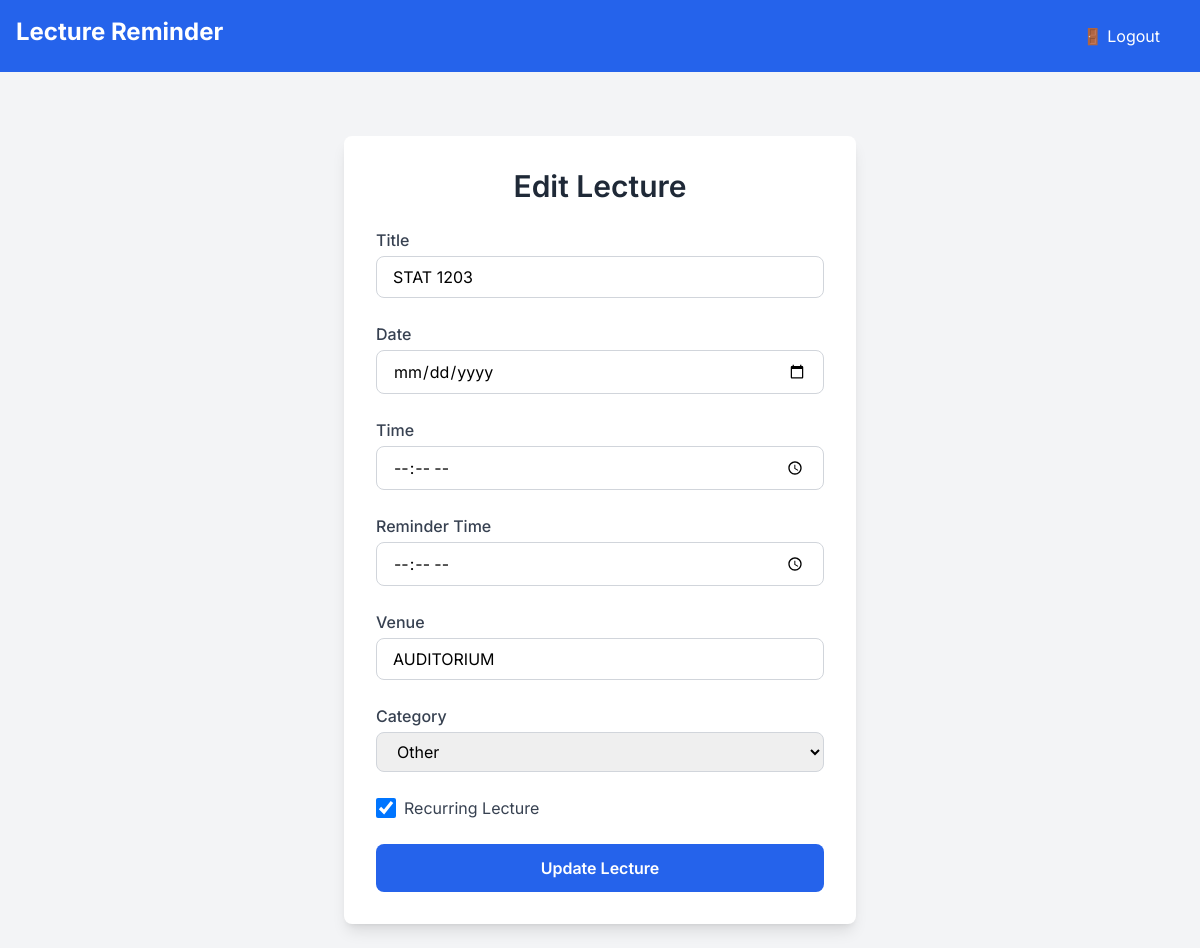
The page /edit/5/ (signed in) on the database its author committed.
### reminder/models.py (models this page shows, shortened)
class Lecture(models.Model):
    CATEGORY_CHOICES = [
        ("math", "Mathematics"),
        ("science", "Science"),
        ("programming", "Programming"),
        ("education", "Education"),
        ("other", "Other"),
    ]
    RECURRING_CHOICES = [
        ('none', 'Does not repeat'),
        ('daily', 'Daily'),
        ('weekly', 'Weekly'),
        ('monthly', 'Monthly'),
    ]
    user = models.ForeignKey(User, on_delete=models.CASCADE)
    title = models.CharField(max_length=200)
    date = models.DateField()
    time = models.TimeField()
    venue = models.CharField(max_length=200, help_text="Lecture Venue")
    reminder_time = models.TimeField(null=True, blank=True)
    is_recurring = models.BooleanField(default=False)
    category = models.CharField(max_length=50, choices=CATEGORY_CHOICES, default="other")
    recurrence = models.CharField(max_length=10, choices=RECURRING_CHOICES, default='none')
    created_at = models.DateTimeField(auto_now_add=True)

### reminder/views.py (the view)
# urls.py: path('edit/<int:pk>/', views.edit_lecture, name='edit_lecture'),
@login_required
def edit_lecture(request, pk):
    lecture = get_object_or_404(Lecture, id=pk, user=request.user)
    if request.method == "POST":
        form = LectureForm(request.POST, instance=lecture)
        if form.is_valid():
            form.save()
            messages.success(request, "Lecture updated successfully!")
            return redirect("dashboard")
    else:
        form = LectureForm(instance=lecture)  # Pre-fill form
    return render(request, "reminder/lecture_form.html", {"form": form, "lecture": lecture})

### reminder/forms.py
class LectureForm(forms.ModelForm):
    class Meta:
        model = Lecture
        fields = ['title', 'date', 'time', 'venue', 'reminder_time', 'is_recurring', 'category']
        widgets = {
            "date": forms.DateInput(attrs={"type": "date"}),
            "time": forms.TimeInput(attrs={"type": "time"}),
            "reminder_time": forms.TimeInput(attrs={"type": "time"}),
            "category": forms.Select(),  # Dropdown for categories
        }

### reminder/templates/reminder/lecture_form.html (shortened to what this page needs)
{% extends 'reminder/base.html' %}
{% block content %}
<div class="max-w-lg mx-auto bg-white p-8 rounded-lg shadow-lg mt-10">
    <h2 class="text-3xl font-semibold text-center mb-6 text-gray-800">
        {% if lecture %}Edit Lecture{% else %}Add a New Lecture{% endif %}
    </h2>
    <form method="POST" class="space-y-6">
        <div>
            <label class="block font-medium text-gray-700 mb-1">Title</label>
            <input type="text" name="title" value="{{ form.title.value|default:'' }}" required
                class="w-full px-4 py-2 border border-gray-300 rounded-lg focus:ring-2 focus:ring-blue-500 focus:border-blue-500">
        </div>
        <div>
            <label class="block font-medium text-gray-700 mb-1">Date</label>
            <input type="date" name="date" value="{{ form.date.value|default:'' }}" required
                class="w-full px-4 py-2 border border-gray-300 rounded-lg focus:ring-2 focus:ring-blue-500 focus:border-blue-500">
        </div>
        <div>
            <label class="block font-medium text-gray-700 mb-1">Time</label>
            <input type="time" name="time" value="{{ form.time.value|default:'' }}" required
                class="w-full px-4 py-2 border border-gray-300 rounded-lg focus:ring-2 focus:ring-blue-500 focus:border-blue-500">
        </div>
        <div>
            <label class="block font-medium text-gray-700 mb-1">Reminder Time</label>
            <input type="time" name="reminder_time" value="{{ form.reminder_time.value|default:'' }}" required
                class="w-full px-4 py-2 border border-gray-300 rounded-lg focus:ring-2 focus:ring-blue-500 focus:border-blue-500">
        </div>
        <div>
            <label class="block font-medium text-gray-700 mb-1">Venue</label>
            <input type="text" name="venue" value="{{ form.venue.value|default:'' }}" required
                class="w-full px-4 py-2 border border-gray-300 rounded-lg focus:ring-2 focus:ring-blue-500 focus:border-blue-500">
        </div>
        <div>
            <label class="block font-medium text-gray-700 mb-1">Category</label>
            <select name="category" class="w-full px-4 py-2 border border-gray-300 rounded-lg focus:ring-2 focus:ring-blue-500 focus:border-blue-500">
                {% for key, value in form.category.field.choices %}
                    <option value="{{ key }}" {% if form.category.value == key %}selected{% endif %}>{{ value }}</option>
                {% endfor %}
            </select>
        </div>
        <div class="flex items-center">
            <input type="checkbox" name="is_recurring" {% if form.is_recurring.value %}checked{% endif %}
                class="w-5 h-5 text-blue-600 border-gray-300 rounded focus:ring-blue-500">
            <label class="ml-2 text-gray-700">Recurring Lecture</label>
        </div>
        <button type="submit"
            class="w-full bg-blue-600 text-white py-3 rounded-lg font-semibold hover:bg-blue-700 transition">
            {% if lecture %}Update{% else %}Add{% endif %} Lecture
        </button>
    </form>
</div>
{% endblock %}

### rows shown on the page
Lecture: title "STAT 1203", venue "AUDITORIUM", category "Other"
